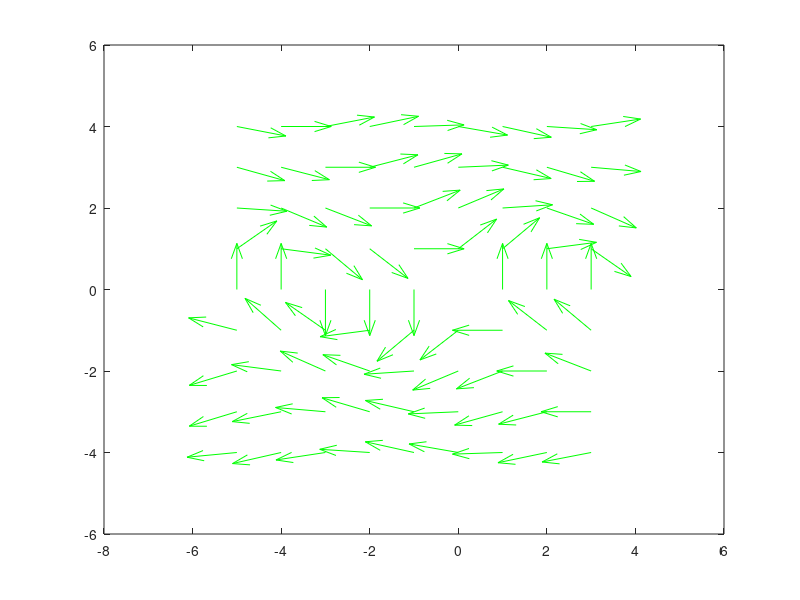

Write the MATLAB code that produced this figure.
function NonLinPP

tmax =10;
k = 1;
ak = (-1)^k;
bk = 0;

axis([ak-5;ak+5; bk-5;bk+5]);

plot(ak, bk, 'r');


x = ak-4:1:ak+4;
y = bk-4:1:bk+4;

[X,Y] = meshgrid(x,y);
DX = Y;
DY = sin(X+Y);
D = sqrt(DX.^2 + DY.^2);

quiver(X,Y,DX./D, DY./D, 'g')


end